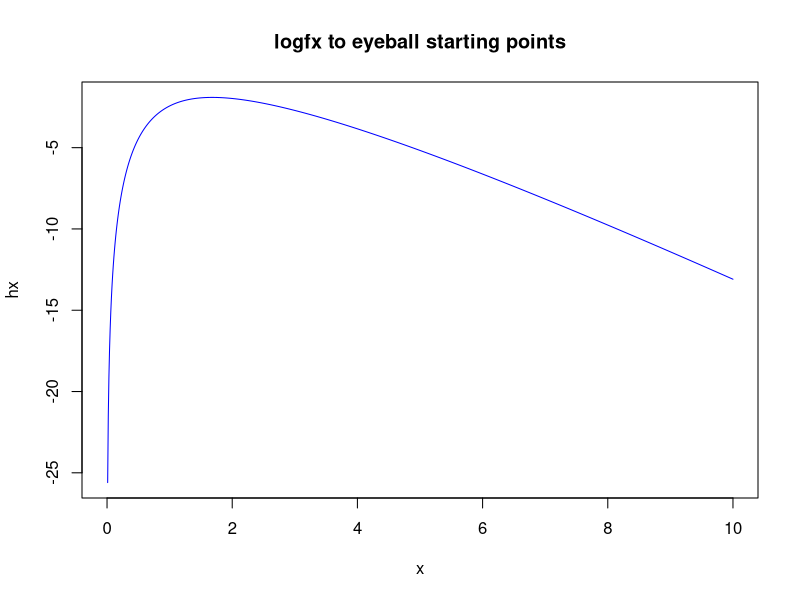

Here is the R script that generated this plot: (Note: this script raises an error after producing the figure.)
#ADAPTIVE REJECTION SAMPLING FUNCTION

#Same code as Exercise 3, just with different functions.
#More general, as no 'a' parameter for h function.

#Set up original function fx, hx=logfx, and hpx=d/dx (hx).
f  = function(x) x^3 * exp(-2*x) * (1-exp(-2*x))^3
h  = function(x) 3*log(x) - 2*x + 3*log(1-exp(-2*x))
hp = function(x) 3/x - 2 + 6/(exp(2*x)-1)

#Inspect log-concave h for good starting points.
pdf(file='/Users/jennstarling/UTAustin/2017S_MCMC/Exercises/Exercise-04/Problem_1_ARS_logfx.pdf')
x = seq(0,10,by=.01)
hx = h(x)
plot(x,hx,type='l',col='blue',main='logfx to eyeball starting points')
dev.off()

#Call function.
fx_samp = adaptive_rej_sampling(f,h,hp,n=10000,c(.1,7),xlb=-Inf,xub=Inf)

#Plot results.
pdf(file='/Users/jennstarling/UTAustin/2017S_MCMC/Exercises/Exercise-04/Problem_1_ARS.pdf')
fx_samp$p_accept
hist(fx_samp$fx_sample,freq=F,main='Adaptive Rejection Sampling',xlab='Samples of f(x)')
x=seq(0,10,by=.001)
lines(x,3*f(x),col='blue')
dev.off()

##############################
###   MAIN ARS FUNCTION:   ###
##############################

adaptive_rej_sampling = function(f,h,hp,n=10,x,xlb=0,xub=1){
	#FUNCTION: Performs adaptive rejection sampling.
	#
	#INPUTS:
	#	f = target function f(x).  Must be log-concave.
	#	h = log of target function, logf(x).
	#	hp = first derivative of log of target function, d/dx log(f(x))
	#	M = max of f(x).  (Must be a bounded function.)
	#	n = sample size.  (Returned sample will be lower size, bc some rejections.)
	#	x = vector of starting points.  Must be length 2 or longer.
	#	xlb = lower bound of domain for f(x).  Can be -Inf.
	#	xub = upper bound of domain for f(x).  Can be Inf.
	#
	#OUTPUTS:
	#	fx_sample = vector of realizations sampled from f(x).
	#	p_accept = prob(acceptance); accepts/n.
	
	fx_sample = numeric() 	#Empty vector to store sampled values from fx.
	accepts = 0		#For tracking P(Acceptance).

	for(ns in 1:n){
		
		#1. Update envelope: piecewise linear envelope in log-scale.
		new_envelope = update_envelope(x,h,hp,xlb,xub)
		
		#-----------------------
		
		#2. Calculate areas of piecewise exponential functions based on
		#exponentiating each tangent line over its range z_p to z_p+1.
		Areas = calculate_exp_areas(new_envelope)
		
		#-----------------------
		
		#3. Randomly select an area, based on uniform sampling, weighted by areas.
		A_idx = sample(1:length(Areas),size=1,replace=F,prob=Areas/sum(Areas))
		#A_idx = sample(1:length(Areas),size=1,replace=F)
		
		#-----------------------
		
		#4. Sample an x* from the truncated exponential distibution from selected area.
		hx = new_envelope$hx[A_idx]
		hpx = new_envelope$hpx[A_idx]		#lambda (rate) for the selected exponential.
		z1 = new_envelope$z[A_idx]			#Lower bound for truncated exponential.  Shifts to zero for sampling.
		z2 = new_envelope$z[A_idx+1]		#Upper bound for truncated exponential.

			#Note: we only know how to sample from exponential at zero.  We must do two things:
			#1. Check if slope hpx_star is +/-.
			#2. Adjust x* realization by shifting it.
		
		#Shift and rotate the exponential sample as needed.
		if(hpx<0){
			#If slope negative, generate using neg slope, and shift result.
			x_star = rtexp(n=1,m=-hpx,t=z2-z1)
			x_star = z1 + x_star
		} else{
			#If slope positive, generate using slope, and shift/flip result.
			x_star = rtexp(n=1,m=hpx,t=-(z1-z2))	
			x_star = z2 - x_star
		}
		
		#-----------------------
		
		#5. Acceptance test:
		u = runif(1,0,1)	#Generate one unif(0,1) realization.
		
		#Set up the proposal function.  This is the exponential function selected
		#for sampling, above, for the selected area.
		x1 = new_envelope$x[A_idx]		#For calculation of value of tangent line at x_star.
		b =  new_envelope$b[A_idx]		#The slope for the calculation of the tangent line value at x_star.
		
		log_g = hp(x1) * x_star + b	#Value of piecewise linear envelope at x_star.
		g = exp(log_g)					#Value of piecewise exponential at x_star.
	
		#Accept x_star as from f(x) if fx/gx <= a uniform draw.
		#	If accept, then add x_star to fx_sample vector.
		#	If reject, then add x_star to x vector of points to sample, and start over.
		
		if (u <= f(x_star) / g){
			fx_sample = c(fx_sample,x_star)
			accepts = accepts + 1
		} else{
			x = c(x,x_star)
		}
		
	} #Start over for another sample until reach n tries.
	
	return(list(fx_sample=fx_sample,p_accept = accepts/n))
}

#############################
###   HELPER FUNCTIONS:   ###
#############################

update_envelope = function(x,h,hp,xlb,xub){
	#FUNCTION: Update piece-wise linear envelope of logf(x).
	#
	#INPUTS:
	#	x = vector of points (unsorted)
	#	h = function for log(f(x)).
	#	hp = function for d/dx log(f(x)).
	#	xdomain = lower and upper bounds for x.
	#
	#OUTPUTS:
	#	x = vector of points, sorted
	#	hx = h(x) = log(f(x)) values for each x.
	#	z = intersection points for tangents (in between each x value)
	#	m = slope for tangent lines.
	#	b = y-intercept for tangent lines
	
	x = sort(x)
	hx = h(x)	#Values of logf(x) at each x.
	hpx = hp(x)	#Slopes

	m = hpx			#slopes
	b = hx - hpx*x	#intercepts
	
	#Calculate points where tangents meet.
	z = rep(0,length(x)-1)	
	
	for (i in 1:length(z)){
		z[i] = (hx[i+1] - hx[i] - x[i+1]*hpx[i+1] + x[i]*hpx[i]) / (hpx[i] - hpx[i+1])
	}
	
	z = c(xlb,z,xub)	#Add in bounds
	
	return(list(x=x,hx=hx,hpx=hpx,m=m,b=b,z=z))
}

calculate_exp_areas = function(envelope){
	#FUNCTION: Calculate area for each part of piecewise
	#			exponential functions created by exponentiating 
	#			piecewise linear envelope.
	#INPUTS:
	#	envelope: Takes in a piecewise linear envelope function, as created by
	#				update_envelope().
	#OUTPUTS:	
	#	areas: A vector of areas, A1 to Ak, where k = length(z).
	
	x = envelope$x	#Length of x is number of areas to calculate.
	z = envelope$z	#Extract z elements from envelope.
	hx = envelope$hx
	hpx = envelope$hpx				
	
	Areas = rep(0,length(x)) #Empty vector to hold areas.
	
	#Loop through areas.
	for (i in 1:length(Areas)){
		Areas[i] = (exp(hx[i] - hpx[i]*x[i]) / hpx[i]) * (exp(hpx[i]*z[i+1]) - exp(hpx[i]*z[i]))	
	}	
	
	return(Areas)
}

rtexp = function(n,m,t){
	#PURPOSE: Draws n random samples from inverse cdf of truncated exponential.
	#n = number of samples.
	#m = rate
	#t = level of truncation; x value at which to truncate.
	u = runif(n)
	itex = -log(1-u*(1-exp(-t*m)))/m
	return(itex)
}

#NOT USED.  Embedded in update_envelope function.
tangent_intersect = function(x1,x2,hx1,hx2,hpx1,hpx2){
	#PURPOSE: Returns x value where two tangent lines intersect.
	#x1, x2 = two points
	#hx1, hx2 = function values evaluated at x1 and x2 for some h(x).
	#hpx1,hpx2 = derivative values evaluated at x1 and x2 for h'(x).
	
	xtan = (hx2 - hx1 - hx2*hpx2 + x1*hpx1) / (hpx1-hpx2)
	return(xtan)
}

#NOT USED.
itexp = function(u,m,t){
	#PURPOSE: Computes the inverse cdf for the truncated exponential at a specified quantile u.
	#u = quantile
	#m = rate
	#t = level of truncation; x value at which to truncate.
	return(-log(1-u*(1-exp(-t*m)))/m)
}